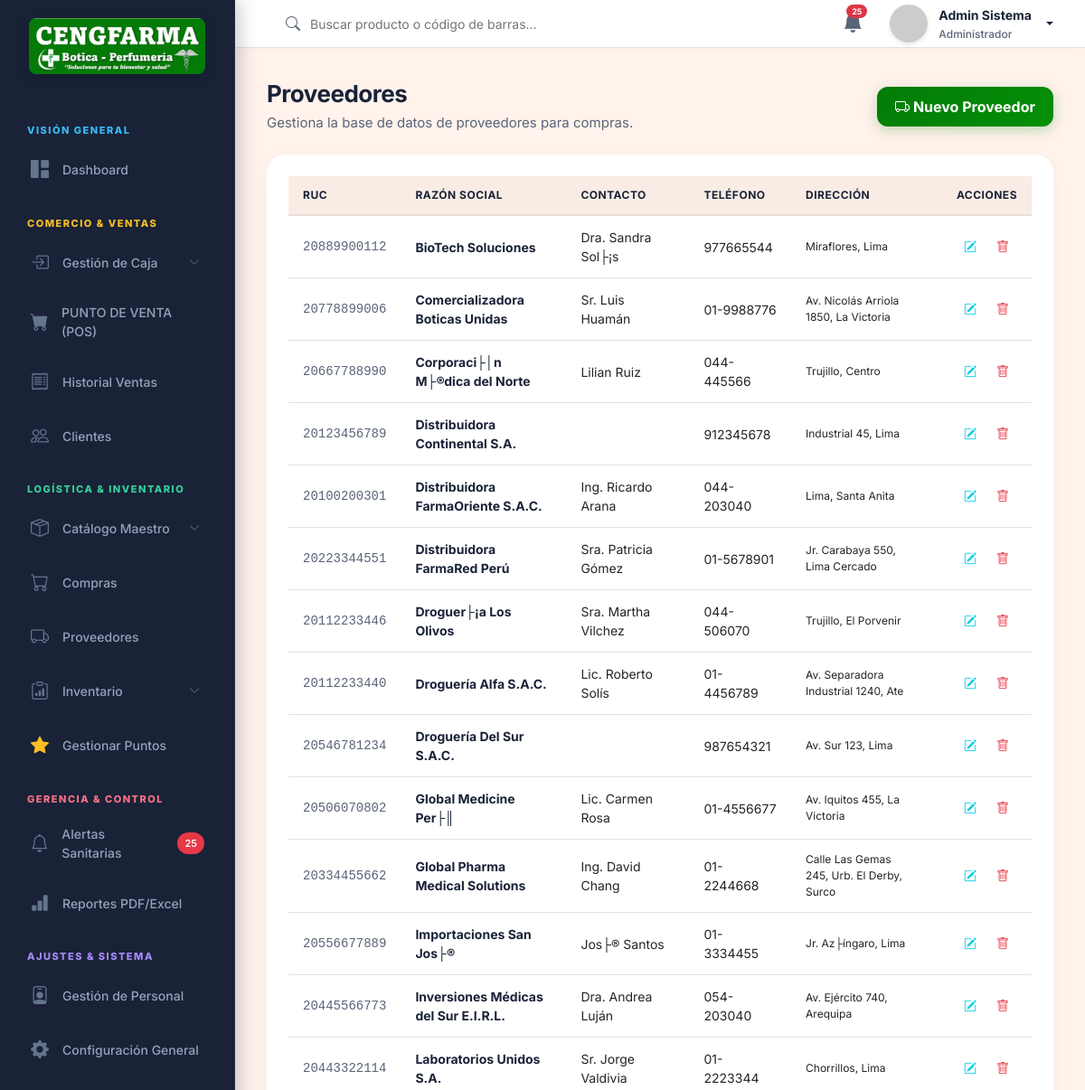
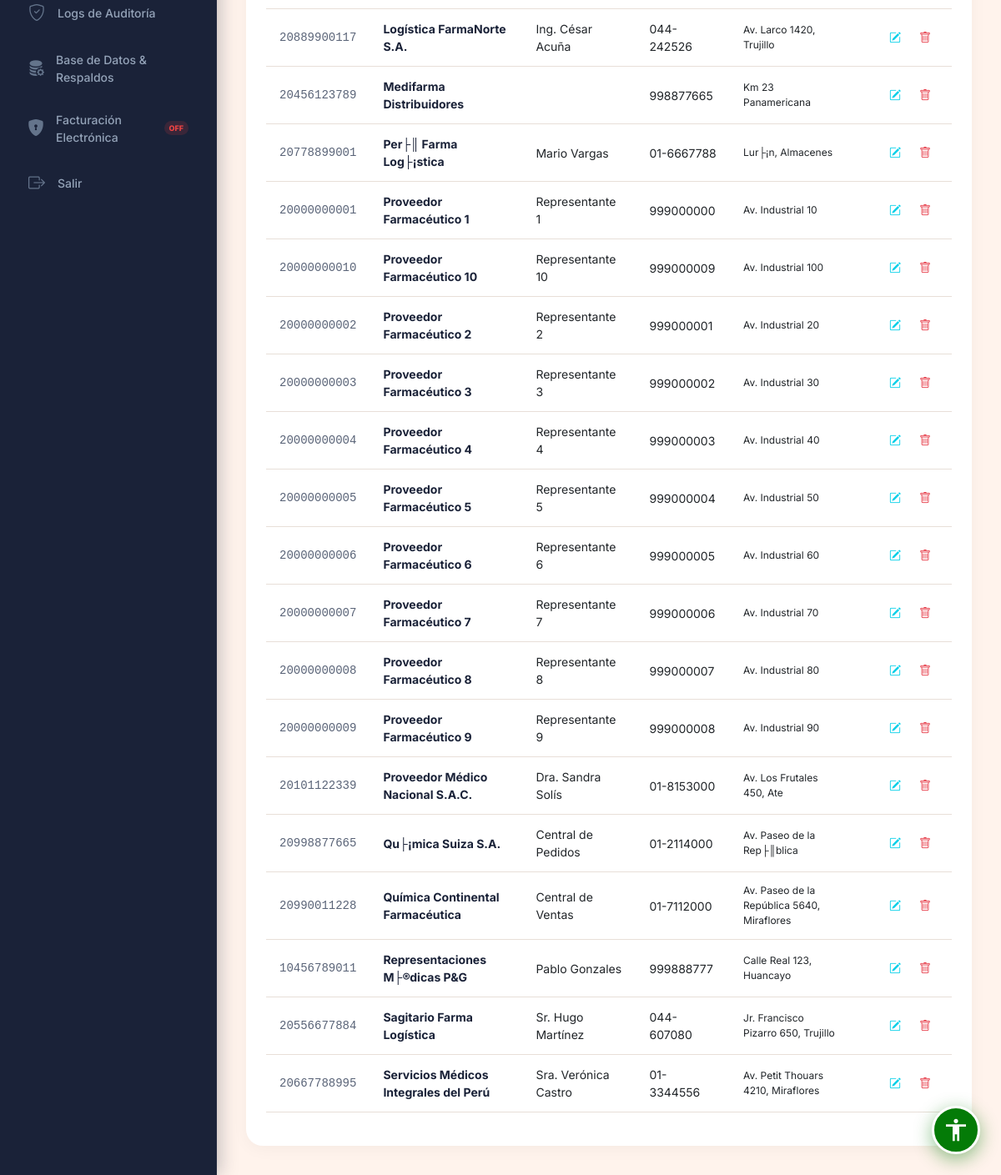
Page /public/proveedor/index (signed in) on the committed database (2 pictures, top to bottom).
### tables this page shows
CREATE TABLE IF NOT EXISTS `configuracion` (
  `id` int NOT NULL AUTO_INCREMENT,
  `clave` varchar(50) NOT NULL,
  `valor` text,
  `descripcion` varchar(255) DEFAULT NULL,
  PRIMARY KEY (`id`),
  UNIQUE KEY `clave` (`clave`)
);

CREATE TABLE IF NOT EXISTS `proveedores` (
  `id` int NOT NULL AUTO_INCREMENT,
  `ruc` varchar(20) NOT NULL,
  `razon_social` varchar(150) NOT NULL,
  `representante` varchar(150) DEFAULT NULL,
  `telefono` varchar(50) DEFAULT NULL,
  `direccion` varchar(255) DEFAULT NULL,
  `estado` tinyint(1) DEFAULT '1',
  PRIMARY KEY (`id`),
  UNIQUE KEY `ruc` (`ruc`)
);

### app/views/proveedores/index.php (the view, shortened to what the rows shown need)
<div class="page-content">
    <div class="d-flex justify-content-between align-items-center mb-4">
        <div>
            <h1 class="page-title">Proveedores</h1>
            <div class="page-subtitle">Gestiona la base de datos de proveedores para compras.</div>
        </div>
        <button class="btn-primary-custom" style="width: auto; padding: 10px 20px;" data-bs-toggle="modal" data-bs-target="#modalProveedor" onclick="nuevoRegistro()">
            <i class="bi bi-truck"></i> Nuevo Proveedor
        </button>
    </div>
    <div class="card-metric">
        <div class="table-responsive">
            <table class="table table-hover align-middle" style="width: 100%; font-size: 14px;">
                <thead>
                    <tr>
                        <th width="120">RUC</th>
                        <th>Razón Social</th>
                        <th>Contacto</th>
                        <th>Teléfono</th>
                        <th>Dirección</th>
                        <th width="120" class="text-end">Acciones</th>
                    </tr>
                </thead>
                <tbody>
                    <?php if(empty($data['proveedores'])): ?>
                    <tr><td colspan="6" class="text-center text-muted">No hay datos registrados</td></tr>
                    <?php else: ?>
                    <?php foreach($data['proveedores'] as $prov): ?>
                    <tr>
                        <td style="color:var(--text-secondary); font-family:monospace;"><?php echo htmlspecialchars($prov['ruc']); ?></td>
                        <td style="font-weight:700; color:var(--text-primary);"><?php echo htmlspecialchars($prov['razon_social']); ?></td>
                        <td><?php echo htmlspecialchars($prov['representante'] ?? ''); ?></td>
                        <td><?php echo htmlspecialchars($prov['telefono'] ?? ''); ?></td>
                        <td style="font-size:12px;"><?php echo htmlspecialchars($prov['direccion'] ?? ''); ?></td>
                        <td class="text-end">
                            <button class="btn btn-sm" style="color: #00CFE8;" onclick="editarRegistro(<?php echo htmlspecialchars(json_encode($prov)); ?>)">
                                <i class="bi bi-pencil-square"></i>
                            </button>
                            <form action="<?php echo BASE_URL; ?>proveedor/delete" method="POST" class="d-inline" onsubmit="return confirm('¿Seguro que deseas eliminar este proveedor?');">
                                <button type="submit" class="btn btn-sm" style="color: var(--danger);" title="Eliminar">
                                    <i class="bi bi-trash"></i>
                                </button>
                            </form>
                        </td>
                    </tr>
                    <?php endforeach; ?>
                    <?php endif; ?>
                </tbody>
            </table>
        </div>
    </div>
</div>

### app/views/layouts/main.php (shortened to what the rows shown need)
<!DOCTYPE html>
<html lang="es">
<head>
    <link href="https://cdn.jsdelivr.net/npm/bootstrap@5.3.0/dist/css/bootstrap.min.css" rel="stylesheet">
    <link rel="stylesheet" href="https://cdn.jsdelivr.net/npm/bootstrap-icons@1.11.1/font/bootstrap-icons.css">
    <link rel="stylesheet" href="<?php echo BASE_URL; ?>css/style.css">
    <link rel="stylesheet" href="<?php echo BASE_URL; ?>css/accessibility.css">
</head>
<body>
<div id="wrapper">
    <aside id="sidebar">
        <?php
        require_once '../app/models/Configuracion.php';
        $_globalConfigModel = new Configuracion();
        $_globalLogo = $_globalConfigModel->get('logo');
        $configs     = $_globalConfigModel->getAll();
        require_once '../app/models/Inventario.php';
        $_globalInvModel = new Inventario();
        $_lotesVencer = $_globalInvModel->getLotesProximosVencer(90);
        $_stockBajo = $_globalInvModel->getProductosBajoStock(20);
        $_totalNotifs = count($_lotesVencer) + count($_stockBajo);
        $boticaName = $configs['nombre_botica']['valor'] ?? 'CENGFARMA';
        ?>
        <a href="<?php echo BASE_URL; ?>auth/index" class="sidebar-logo text-center d-block">
            <?php
            $effectiveLogo = !empty($_globalLogo) ? $_globalLogo : 'img/cengfarma_banner.png';
            $logoSrc = (strpos($effectiveLogo, 'http') === 0) ? $effectiveLogo : BASE_URL . $effectiveLogo;
            ?>
            <img src="<?php echo htmlspecialchars($logoSrc); ?>" alt="<?php echo htmlspecialchars($boticaName); ?>" style="max-height: 62px; max-width: 95%; object-fit: contain; border-radius: 8px; box-shadow: 0 4px 15px rgba(0,0,0,0.2);">
        </a>
        <ul class="sidebar-nav">
            <?php if($_SESSION['rol_id'] == 1): ?>
            <li class="nav-section-title" style="color: #38bdf8;">Visión General</li>
            <li class="nav-item">
                <a href="<?php echo BASE_URL; ?>dashboard/index" class="nav-link">
                    <i class="bi bi-grid-1x2-fill"></i> Dashboard
                </a>
            </li>
            <?php endif; ?>
            <li class="nav-section-title" style="color: #fbbf24;">Comercio & Ventas</li>
            <li class="nav-item">
                <a class="nav-link" data-bs-toggle="collapse" href="#menuCaja" role="button" aria-expanded="false" aria-controls="menuCaja">
                    <i class="bi bi-box-arrow-in-right"></i> Gestión de Caja
                    <i class="bi bi-chevron-down ms-auto" style="font-size:12px"></i>
                </a>
            </li>
            <li class="nav-item">
                <a href="<?php echo BASE_URL; ?>venta/pos" class="nav-link" id="nav-pos">
                    <i class="bi bi-cart-fill"></i> PUNTO DE VENTA (POS)
                </a>
            </li>
            <li class="nav-item">
                <a href="<?php echo BASE_URL; ?>venta/index" class="nav-link">
                    <i class="bi bi-receipt"></i> Historial Ventas
                </a>
            </li>
            <li class="nav-item">
                <a href="<?php echo BASE_URL; ?>cliente/index" class="nav-link">
                    <i class="bi bi-people"></i> Clientes
                </a>
            </li>
            <?php if(in_array($_SESSION['rol_id'], [1, 2, 4])): ?>
            <li class="nav-section-title" style="color: #34d399;">Logística & Inventario</li>
            <li class="nav-item">
                <a class="nav-link" data-bs-toggle="collapse" href="#menuProductos" role="button" aria-expanded="false" aria-controls="menuProductos">
                    <i class="bi bi-box-seam"></i> Catálogo Maestro
                    <i class="bi bi-chevron-down ms-auto" style="font-size:12px"></i>
                </a>
            </li>
            <li class="nav-item">
                <a href="<?php echo BASE_URL; ?>compra/index" class="nav-link">
                    <i class="bi bi-cart"></i> Compras
                </a>
            </li>
            <li class="nav-item">
                <a href="<?php echo BASE_URL; ?>proveedor/index" class="nav-link">
                    <i class="bi bi-truck"></i> Proveedores
                </a>
            </li>
            <li class="nav-item">
                <a class="nav-link" data-bs-toggle="collapse" href="#menuInventario" role="button" aria-expanded="false" aria-controls="menuInventario">
                    <i class="bi bi-clipboard-data"></i> Inventario
                    <i class="bi bi-chevron-down ms-auto" style="font-size:12px"></i>
                </a>
            </li>
            <li class="nav-item">
                <a href="<?php echo BASE_URL; ?>puntos/index" class="nav-link">
                    <i class="bi bi-star-fill" style="color: #fbbf24;"></i> Gestionar Puntos
                </a>
            </li>
            <?php endif; ?>
            <li class="nav-section-title" style="color: #fb7185;">Gerencia & Control</li>
            <li class="nav-item">
                <a href="<?php echo BASE_URL; ?>notificacion/index" class="nav-link">
                    <i class="bi bi-bell"></i> Alertas Sanitarias
                    <?php if($_totalNotifs > 0): ?>
                    <span class="badge-sidebar" style="background-color: var(--danger);"><?php echo $_totalNotifs; ?></span>
                    <?php endif; ?>
                </a>
            </li>
            <li class="nav-item">
                <a href="<?php echo BASE_URL; ?>reporte/index" class="nav-link">
                    <i class="bi bi-bar-chart-fill"></i> Reportes PDF/Excel
                </a>
            </li>
            <?php if($_SESSION['rol_id'] == 1): ?>
            <li class="nav-section-title" style="color: #a78bfa;">Ajustes & Sistema</li>
            <li class="nav-item">
                <a href="<?php echo BASE_URL; ?>usuario/index" class="nav-link">
                    <i class="bi bi-person-badge"></i> Gestión de Personal
                </a>
            </li>
            <li class="nav-item">
                <a href="<?php echo BASE_URL; ?>configuracion/index" class="nav-link">
                    <i class="bi bi-gear-fill"></i> Configuración General
                </a>
            </li>
            <li class="nav-item">
                <a href="<?php echo BASE_URL; ?>auditoria/index" class="nav-link">
                    <i class="bi bi-shield-check"></i> Logs de Auditoría
                </a>
            </li>
            <li class="nav-item">
                <a href="<?php echo BASE_URL; ?>sistema/index" class="nav-link">
                    <i class="bi bi-database-fill-gear"></i> Base de Datos & Respaldos
                </a>
            </li>
            <li class="nav-item">
                <a href="<?php echo BASE_URL; ?>configuracion/sunat" class="nav-link" style="position:relative;">
                    <i class="bi bi-shield-lock-fill"></i> Facturación Electrónica
                    <?php
                    $sunatActivo = ($configs['sunat_habilitado']['valor'] ?? '0') === '1';
                    $sunatModo   = $configs['sunat_modo']['valor'] ?? 'beta';
                    ?>
                    <span style="font-size:9px; font-weight:800; padding:2px 6px; border-radius:10px; margin-left:4px;
                        background:<?php echo $sunatActivo ? ($sunatModo==='produccion' ? 'rgba(16,185,129,0.2)' : 'rgba(245,158,11,0.2)') : 'rgba(239,68,68,0.15)'; ?>;
                        color:<?php echo $sunatActivo ? ($sunatModo==='produccion' ? '#10B981' : '#F59E0B') : '#ef4444'; ?>;">
                        <?php echo $sunatActivo ? strtoupper($sunatModo) : 'OFF'; ?>
                    </span>
                </a>
            </li>
            <?php endif; ?>
            <li class="nav-item">
                <a href="<?php echo BASE_URL; ?>auth/logout" class="nav-link">
                    <i class="bi bi-box-arrow-right"></i> Salir
                </a>
            </li>
        </ul>
    </aside>
    <div id="content-wrapper">
        <header id="topbar">
            <div class="d-flex align-items-center gap-3">
                <form action="<?php echo BASE_URL; ?>producto/index" method="GET" class="search-box ms-2 d-none d-md-flex align-items-center mb-0">
                    <i class="bi bi-search"></i>
                    <input type="text" name="search" placeholder="Buscar producto o código de barras..." value="<?php echo htmlspecialchars($_GET['search'] ?? '', ENT_QUOTES, 'UTF-8'); ?>" style="border:none; outline:none; background:transparent; width: 100%; color: var(--text-primary);">
                </form>
            </div>
            <div class="topbar-actions">
                <a href="<?php echo BASE_URL; ?>notificacion/index" class="topbar-icon" style="text-decoration: none;">
                    <i class="bi bi-bell-fill"></i>
                    <?php if($_totalNotifs > 0): ?>
                    <span class="badge rounded-pill bg-danger"><?php echo $_totalNotifs; ?></span>
                    <?php endif; ?>
                </a>
                <div class="dropdown">
                    <div class="user-profile dropdown-toggle" data-bs-toggle="dropdown" aria-expanded="false" style="cursor: pointer;">
                        <img src="https://ui-avatars.com/api/?name=<?php echo urlencode($_SESSION['nombre'] ?? 'U'); ?>&background=00A896&color=fff&bold=true" alt="User Avatar">
                        <div class="user-info">
                            <span class="user-name"><?php echo htmlspecialchars($_SESSION['nombre'] ?? 'Administrador', ENT_QUOTES, 'UTF-8'); ?></span>
                            <span class="user-role">
                                <?php
                                $roles = [1 => 'Administrador', 2 => 'Farmacéutico', 3 => 'Cajero', 4 => 'Almacenero'];
                                echo $roles[$_SESSION['rol_id'] ?? 1];
                                ?>
                            </span>
                        </div>
                    </div>
                </div>
            </div>
        </header>
        <?php require_once '../app/views/' . $view . '.php'; ?>
    </div>
</div>
<?php require_once '../app/views/partials/accessibility_widget.php'; ?>
</body>
</html>

### rows in the picture
configuracion: valor (picture)
proveedores: ruc "20889900112", razon_social "BioTech Soluciones", representante "Dra. Sandra Sol├¡s", telefono "977665544", direccion "Miraflores, Lima"
proveedores: ruc "20778899006", razon_social "Comercializadora Boticas Unidas", representante "Sr. Luis Huamán", telefono "01-9988776", direccion "Av. Nicolás Arriola 1850, La Victoria"
proveedores: ruc "20667788990", razon_social "Corporaci├│n M├®dica del Norte", representante "Lilian Ruiz", telefono "044-445566", direccion "Trujillo, Centro"
proveedores: ruc "20123456789", razon_social "Distribuidora Continental S.A.", telefono "912345678", direccion "Industrial 45, Lima"
proveedores: ruc "20100200301", razon_social "Distribuidora FarmaOriente S.A.C.", representante "Ing. Ricardo Arana", telefono "044-203040", direccion "Lima, Santa Anita"
proveedores: ruc "20223344551", razon_social "Distribuidora FarmaRed Perú", representante "Sra. Patricia Gómez", telefono "01-5678901", direccion "Jr. Carabaya 550, Lima Cercado"
proveedores: ruc "20112233446", razon_social "Droguer├¡a Los Olivos", representante "Sra. Martha Vilchez", telefono "044-506070", direccion "Trujillo, El Porvenir"
proveedores: ruc "20112233440", razon_social "Droguería Alfa S.A.C.", representante "Lic. Roberto Solís", telefono "01-4456789", direccion "Av. Separadora Industrial 1240, Ate"
proveedores: ruc "20546781234", razon_social "Droguería Del Sur S.A.C.", telefono "987654321", direccion "Av. Sur 123, Lima"
proveedores: ruc "20506070802", razon_social "Global Medicine Per├║", representante "Lic. Carmen Rosa", telefono "01-4556677", direccion "Av. Iquitos 455, La Victoria"
proveedores: ruc "20334455662", razon_social "Global Pharma Medical Solutions", representante "Ing. David Chang", telefono "01-2244668", direccion "Calle Las Gemas 245, Urb. El Derby, Surco"
proveedores: ruc "20556677889", razon_social "Importaciones San Jos├®", representante "Jos├® Santos", telefono "01-3334455", direccion "Jr. Az├íngaro, Lima"
proveedores: ruc "20445566773", razon_social "Inversiones Médicas del Sur E.I.R.L.", representante "Dra. Andrea Luján", telefono "054-203040", direccion "Av. Ejército 740, Arequipa"
proveedores: ruc "20443322114", razon_social "Laboratorios Unidos S.A.", representante "Sr. Jorge Valdivia", telefono "01-2223344", direccion "Chorrillos, Lima"
proveedores: ruc "20889900117", razon_social "Logística FarmaNorte S.A.", representante "Ing. César Acuña", telefono "044-242526", direccion "Av. Larco 1420, Trujillo"
proveedores: ruc "20456123789", razon_social "Medifarma Distribuidores", telefono "998877665", direccion "Km 23 Panamericana"
proveedores: ruc "20778899001", razon_social "Per├║ Farma Log├¡stica", representante "Mario Vargas", telefono "01-6667788", direccion "Lur├¡n, Almacenes"
proveedores: ruc "20000000001", razon_social "Proveedor Farmacéutico 1", representante "Representante 1", telefono "999000000", direccion "Av. Industrial 10"
proveedores: ruc "20000000010", razon_social "Proveedor Farmacéutico 10", representante "Representante 10", telefono "999000009", direccion "Av. Industrial 100"
proveedores: ruc "20000000002", razon_social "Proveedor Farmacéutico 2", representante "Representante 2", telefono "999000001", direccion "Av. Industrial 20"
proveedores: ruc "20000000003", razon_social "Proveedor Farmacéutico 3", representante "Representante 3", telefono "999000002", direccion "Av. Industrial 30"
proveedores: ruc "20000000004", razon_social "Proveedor Farmacéutico 4", representante "Representante 4", telefono "999000003", direccion "Av. Industrial 40"
proveedores: ruc "20000000005", razon_social "Proveedor Farmacéutico 5", representante "Representante 5", telefono "999000004", direccion "Av. Industrial 50"
proveedores: ruc "20000000006", razon_social "Proveedor Farmacéutico 6", representante "Representante 6", telefono "999000005", direccion "Av. Industrial 60"
proveedores: ruc "20000000007", razon_social "Proveedor Farmacéutico 7", representante "Representante 7", telefono "999000006", direccion "Av. Industrial 70"
proveedores: ruc "20000000008", razon_social "Proveedor Farmacéutico 8", representante "Representante 8", telefono "999000007", direccion "Av. Industrial 80"
proveedores: ruc "20000000009", razon_social "Proveedor Farmacéutico 9", representante "Representante 9", telefono "999000008", direccion "Av. Industrial 90"
proveedores: ruc "20101122339", razon_social "Proveedor Médico Nacional S.A.C.", representante "Dra. Sandra Solís", telefono "01-8153000", direccion "Av. Los Frutales 450, Ate"
proveedores: ruc "20998877665", razon_social "Qu├¡mica Suiza S.A.", representante "Central de Pedidos", telefono "01-2114000", direccion "Av. Paseo de la Rep├║blica"
proveedores: ruc "20990011228", razon_social "Química Continental Farmacéutica", representante "Central de Ventas", telefono "01-7112000", direccion "Av. Paseo de la República 5640, Miraflores"
proveedores: ruc "10456789011", razon_social "Representaciones M├®dicas P&G", representante "Pablo Gonzales", telefono "999888777", direccion "Calle Real 123, Huancayo"
proveedores: ruc "20556677884", razon_social "Sagitario Farma Logística", representante "Sr. Hugo Martínez", telefono "044-607080", direccion "Jr. Francisco Pizarro 650, Trujillo"
proveedores: ruc "20667788995", razon_social "Servicios Médicos Integrales del Perú", representante "Sra. Verónica Castro", telefono "01-3344556", direccion "Av. Petit Thouars 4210, Miraflores"

### other values in the picture
$_totalNotifs "25"
$_SESSION['nombre'] "Admin Sistema"
$roles[$_SESSION['rol_id'] ?? 1] "Administrador"
